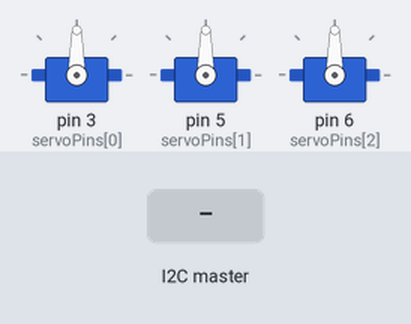
Recording of a sketch running on a simulated Arduino Uno, built with avr-gcc and run on an emulated ATmega328P. On the bench: 3 × servo. Inputs (shaded band) come from the test bench.

Above: at 1.2 s.
1.3 s: the I2C master sends the byte 1
At 2.5 s:
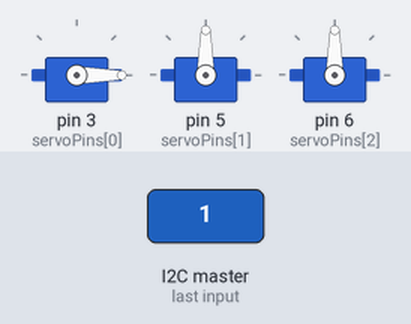
2.8 s: the I2C master sends the byte 0
At 3.8 s:
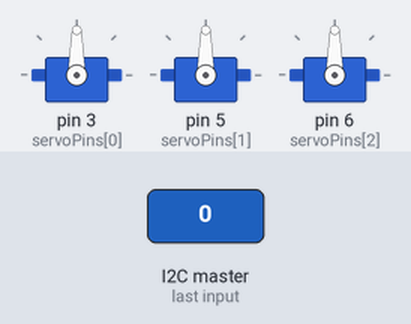
Timing chart, 0 to 5.8 s (numbered marks = the images above; inputs shaded):
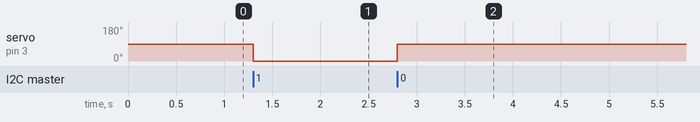

The sketch:

eslave.ino
```cpp
#include <Wire.h>
#include <Servo.h>

// Servomoteurs pour les segments e, f, g
Servo servos[3];
const int servoPins[3] = {3, 5, 6}; // PWM pins pour e, f, g

byte segments[3] = {0, 0, 0}; // Valeurs reçues du maître
byte lastSegments[3] = {2, 2, 2}; // Valeurs précédentes (2 = valeur impossible, pour forcer le 1er affichage)

void setup() {
  Wire.begin(0x08); // Adresse I2C de l’esclave
  Wire.onReceive(recevoirData);

  for (int i = 0; i < 3; i++) {
    servos[i].attach(servoPins[i]);
  }
}

void loop() {
  // Actualiser les servos uniquement si une valeur a changé
  for (int i = 0; i < 3; i++) {
    if (segments[i] != lastSegments[i]) {
      if (segments[i] == 1)
        servos[i].write(0);   // Position ON
      else
        servos[i].write(90);  // Position OFF
      lastSegments[i] = segments[i];
    }
  }

  // Pas de delay() ici → boucle continue non bloquante
}

// Réception des segments e, f, g depuis le maître
void recevoirData(int nbOctets) {
  for (int i = 0; i < 3 && Wire.available(); i++) {
    segments[i] = Wire.read();
  }
}
```

Measured:
- after the input at 1.3 s, servo on pin 3 (servoPins[0]): 90° → 0° at once
- after the input at 2.8 s, servo on pin 3 (servoPins[0]): 0° → 90° at once
